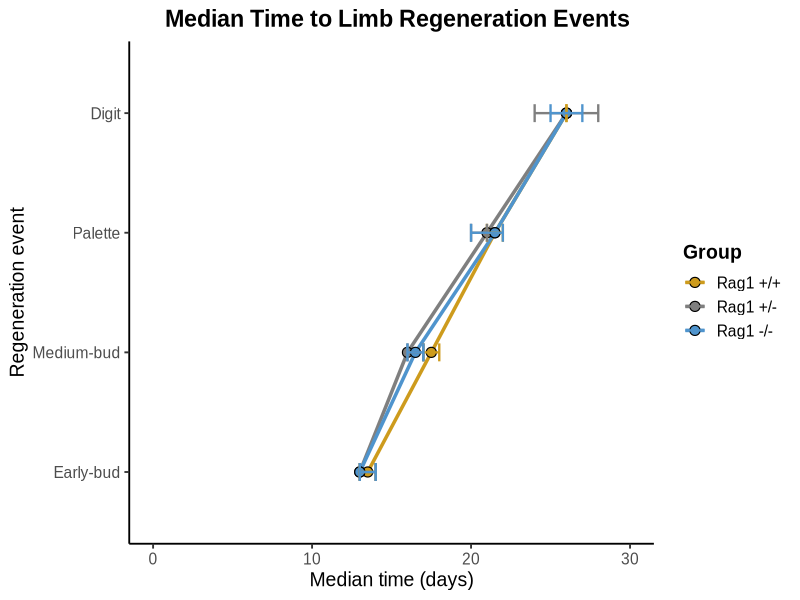
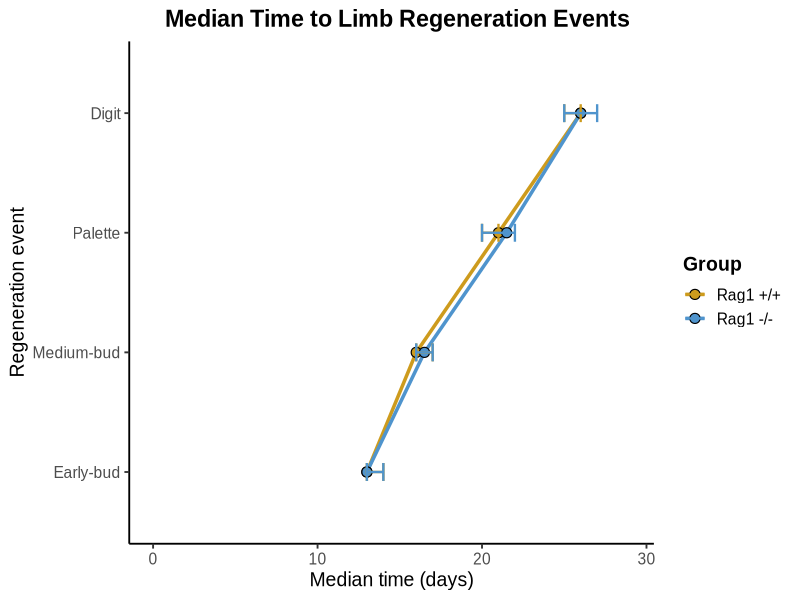

These figures' R source, in order:
if(!requireNamespace("tidyverse", quietly = TRUE)) install.packages("tidyverse")
library(tidyverse)


# --- Data from 2025 experiment ---
groups <- c("Rag1 +/+", "Rag1 +/-", "Rag1 -/-")
times  <- c("Early-bud", "Medium-bud", "Palette", "Digit")

values_list <- list(
  "Rag1 +/+" = list(
    "Early-bud" = c(13, 14),
    "Medium-bud" = c(17, 18),
    "Palette" = c(21, 22),
    "Digit" = c(26, 26)
  ),
  "Rag1 +/-" = list(
    "Early-bud" = c(14, 13, 14, 13, 13, 13, 13, 13, 13),
    "Medium-bud" = c(18, 16, 17, 17, 16, 16, 16, 16, 16),
    "Palette" = c(21, 20, 21, 21, 21, 21, 21, 20, 20),
    "Digit" = c(29, 25, 26, 26, 26, 28, 26, 23, 24)
  ),
  "Rag1 -/-" = list(
    "Early-bud" = c(13, 13, 14, 13),
    "Medium-bud" = c(16, 17, 17, 16),
    "Palette" = c(20, 22, 22, 21),
    "Digit" = c(26, 27, 26, 25)
  )
)

data <- map_dfr(groups, function(g) {
  map_dfr(times, function(t) {
    tibble(group = g, time = t, value = values_list[[g]][[t]])
  })
})

# --- Clean & Order Factors ---
data <- data %>%
  mutate(group = str_squish(group),
         time  = str_squish(time)) %>%
  mutate(group = factor(group, levels = unique(group)),
         time  = factor(time, levels = c("Early-bud", "Medium-bud", "Palette", "Digit")))

# --- Bootstrap CI function for median ---
bootstrap_median_ci <- function(x, nboot = 2000, conf = 0.95) {
  boots <- replicate(nboot, median(sample(x, replace = TRUE)))
  ci <- quantile(boots, probs = c((1 - conf)/2, 1 - (1 - conf)/2))
  tibble(median_value = median(x),
         lower = ci[1],
         upper = ci[2])
}

# --- Compute median and 95% CI for each group and time ---
median_df <- data %>%
  group_by(group, time) %>%
  summarise(bootstrap_median_ci(value), .groups = "drop")

print(median_df)

# --- Perform Kruskal–Wallis tests for each time point ---
kw_results <- data %>%
  group_by(time) %>%
  summarise(
    statistic = kruskal.test(value ~ group)$statistic,
    p_value   = kruskal.test(value ~ group)$p.value,
    .groups = "drop"
  )

print(kw_results)

# --- Merge summary and test results for overview ---
summary_table <- median_df %>%
  left_join(kw_results, by = "time") %>%
  select(time, group, median_value, lower, upper, statistic, p_value)

print(summary_table)

# --- Define your preferred colors ---
my_colors <- c("Rag1 +/+" = "goldenrod3",
               "Rag1 +/-" = "gray50",
               "Rag1 -/-" = "steelblue3")

# --- Plot with CI error bars (median time on x-axis) ---
ggplot(median_df, aes(x = median_value, y = time, group = group)) +
  geom_line(aes(color = group), linewidth = 1.2) +
  geom_point(aes(fill = group), shape = 21, color = "black", size = 3, stroke = 0.6) +
  geom_errorbarh(aes(xmin = lower, xmax = upper, color = group), height = 0.15, linewidth = 0.8) +
  scale_color_manual(values = my_colors) +
  scale_fill_manual(values = my_colors) +
  theme_classic(base_size = 14) +
  labs(
    title = "  Median Time to Limb Regeneration Events",
    x = "Median time (days)",
    y = "Regeneration event",
    color = "Group",
    fill = "Group"
  ) +
  xlim(0, max(median_df$upper, na.rm = TRUE) + 2) +
  theme(
    text = element_text(family = "Arial"),
    plot.title = element_text(hjust = 0.5, face = "bold"),
    legend.position = "right",
    legend.title = element_text(face = "bold")
  )






# --- Data from 2025 experiment but combining Hets ans WT---
groups <- c("Rag1 +/+", "Rag1 -/-")
times  <- c("Early-bud", "Medium-bud", "Palette", "Digit")

values_list <- list(
  "Rag1 +/+" = list(
    "Early-bud" = c(13, 14, 14, 13, 14, 13, 13, 13, 13, 13, 13),
    "Medium-bud" = c(17, 18, 18, 16, 17, 17, 16, 16, 16, 16, 16),
    "Palette" = c(21, 22, 21, 20, 21, 21, 21, 21, 21, 20, 20),
    "Digit" = c(26, 26, 29, 25, 26, 26, 26, 28, 26, 23, 24)
  ),
  #"Rag1 +/-" = list(
   # "Early-bud" = c(),
    #"Medium-bud" = c(),
    #"Palette" = c(),
    #"Digit" = c()
  #),
  "Rag1 -/-" = list(
    "Early-bud" = c(13, 13, 14, 13),
    "Medium-bud" = c(16, 17, 17, 16),
    "Palette" = c(20, 22, 22, 21),
    "Digit" = c(26, 27, 26, 25)
  )
)

data <- map_dfr(groups, function(g) {
  map_dfr(times, function(t) {
    tibble(group = g, time = t, value = values_list[[g]][[t]])
  })
})

# --- Clean & Order Factors ---
data <- data %>%
  mutate(group = str_squish(group),
         time  = str_squish(time)) %>%
  mutate(group = factor(group, levels = unique(group)),
         time  = factor(time, levels = c("Early-bud", "Medium-bud", "Palette", "Digit")))

# --- Bootstrap CI function for median ---
bootstrap_median_ci <- function(x, nboot = 2000, conf = 0.95) {
  boots <- replicate(nboot, median(sample(x, replace = TRUE)))
  ci <- quantile(boots, probs = c((1 - conf)/2, 1 - (1 - conf)/2))
  tibble(median_value = median(x),
         lower = ci[1],
         upper = ci[2])
}

# --- Compute median and 95% CI for each group and time ---
median_df <- data %>%
  group_by(group, time) %>%
  summarise(bootstrap_median_ci(value), .groups = "drop")

print(median_df)

# --- Perform Kruskal–Wallis tests for each time point ---
kw_results <- data %>%
  group_by(time) %>%
  summarise(
    statistic = kruskal.test(value ~ group)$statistic,
    p_value   = kruskal.test(value ~ group)$p.value,
    .groups = "drop"
  )

print(kw_results)

# --- Merge summary and test results for overview ---
summary_table <- median_df %>%
  left_join(kw_results, by = "time") %>%
  select(time, group, median_value, lower, upper, statistic, p_value)

print(summary_table)

# --- Define your preferred colors ---
my_colors <- c("Rag1 +/+" = "goldenrod3",
               #"Rag1 +/-" = "gray50",
               "Rag1 -/-" = "steelblue3")

# --- Plot with CI error bars (median time on x-axis) ---
ggplot(median_df, aes(x = median_value, y = time, group = group)) +
  geom_line(aes(color = group), linewidth = 1.2) +
  geom_point(aes(fill = group), shape = 21, color = "black", size = 3, stroke = 0.6) +
  geom_errorbarh(aes(xmin = lower, xmax = upper, color = group), height = 0.15, linewidth = 0.8) +
  scale_color_manual(values = my_colors) +
  scale_fill_manual(values = my_colors) +
  theme_classic(base_size = 14) +
  labs(
    title = "  Median Time to Limb Regeneration Events",
    x = "Median time (days)",
    y = "Regeneration event",
    color = "Group",
    fill = "Group"
  ) +
  xlim(0, max(median_df$upper, na.rm = TRUE) + 2) +
  theme(
    text = element_text(family = "Arial"),
    plot.title = element_text(hjust = 0.5, face = "bold"),
    legend.position = "right",
    legend.title = element_text(face = "bold")
  )
